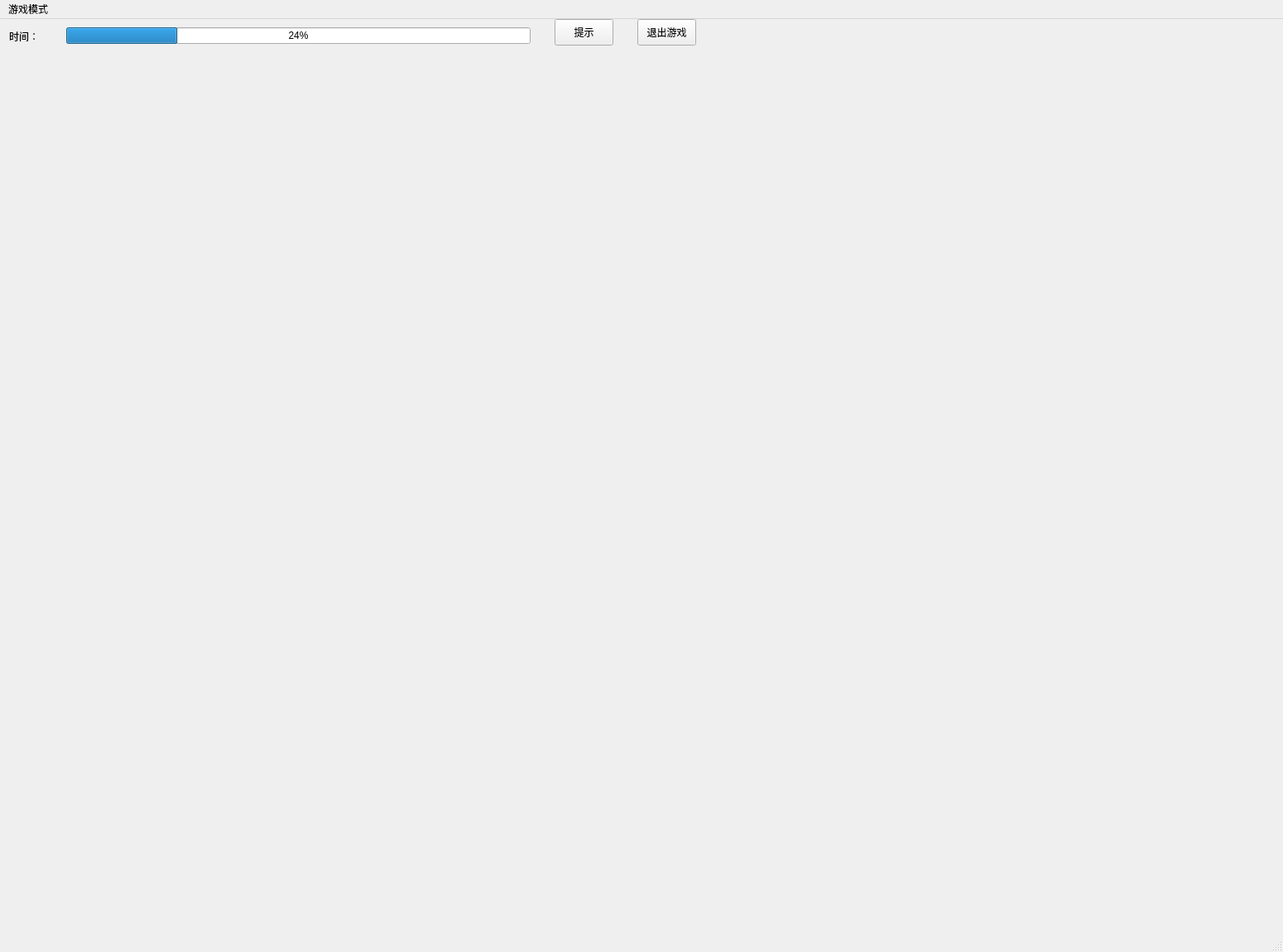
<?xml version="1.0" encoding="UTF-8"?>
<ui version="4.0">
 <class>sec</class>
 <widget class="QMainWindow" name="sec">
  <property name="geometry">
   <rect>
    <x>0</x>
    <y>0</y>
    <width>1550</width>
    <height>1150</height>
   </rect>
  </property>
  <property name="windowTitle">
   <string>MainWindow</string>
  </property>
  <widget class="QWidget" name="centralWidget">
   <widget class="QLabel" name="label">
    <property name="geometry">
     <rect>
      <x>11</x>
      <y>11</y>
      <width>39</width>
      <height>19</height>
     </rect>
    </property>
    <property name="text">
     <string>时间：</string>
    </property>
   </widget>
   <widget class="QPushButton" name="hintBtn">
    <property name="geometry">
     <rect>
      <x>770</x>
      <y>0</y>
      <width>71</width>
      <height>32</height>
     </rect>
    </property>
    <property name="text">
     <string>退出游戏</string>
    </property>
   </widget>
   <widget class="QPushButton" name="robot_btn">
    <property name="geometry">
     <rect>
      <x>670</x>
      <y>0</y>
      <width>71</width>
      <height>32</height>
     </rect>
    </property>
    <property name="text">
     <string>提示</string>
    </property>
   </widget>
   <widget class="QProgressBar" name="timeBar">
    <property name="geometry">
     <rect>
      <x>80</x>
      <y>10</y>
      <width>561</width>
      <height>20</height>
     </rect>
    </property>
    <property name="value">
     <number>24</number>
    </property>
   </widget>
  </widget>
  <widget class="QMenuBar" name="menubar">
   <property name="geometry">
    <rect>
     <x>0</x>
     <y>0</y>
     <width>1550</width>
     <height>17</height>
    </rect>
   </property>
   <widget class="QMenu" name="menu">
    <property name="geometry">
     <rect>
      <x>182</x>
      <y>87</y>
      <width>118</width>
      <height>132</height>
     </rect>
    </property>
    <property name="font">
     <font>
      <pointsize>14</pointsize>
     </font>
    </property>
    <property name="title">
     <string>游戏模式</string>
    </property>
    <addaction name="actionBasic"/>
    <addaction name="actionMedium"/>
    <addaction name="actionHard"/>
    <addaction name="separator"/>
   </widget>
   <addaction name="menu"/>
  </widget>
  <widget class="QStatusBar" name="statusbar"/>
  <action name="actionBasic">
   <property name="text">
    <string>简单</string>
   </property>
  </action>
  <action name="actionMedium">
   <property name="text">
    <string>中等</string>
   </property>
  </action>
  <action name="actionHard">
   <property name="text">
    <string>困难</string>
   </property>
  </action>
 </widget>
 <resources/>
 <connections/>
</ui>
